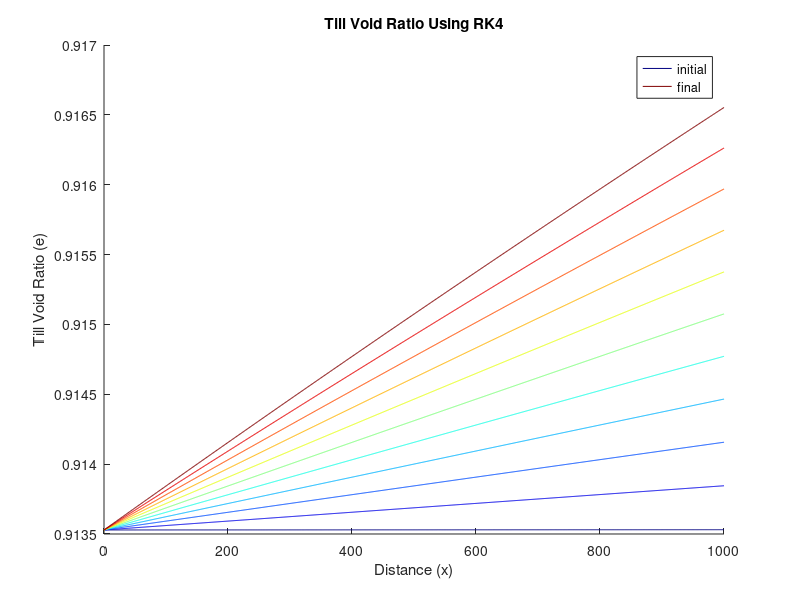
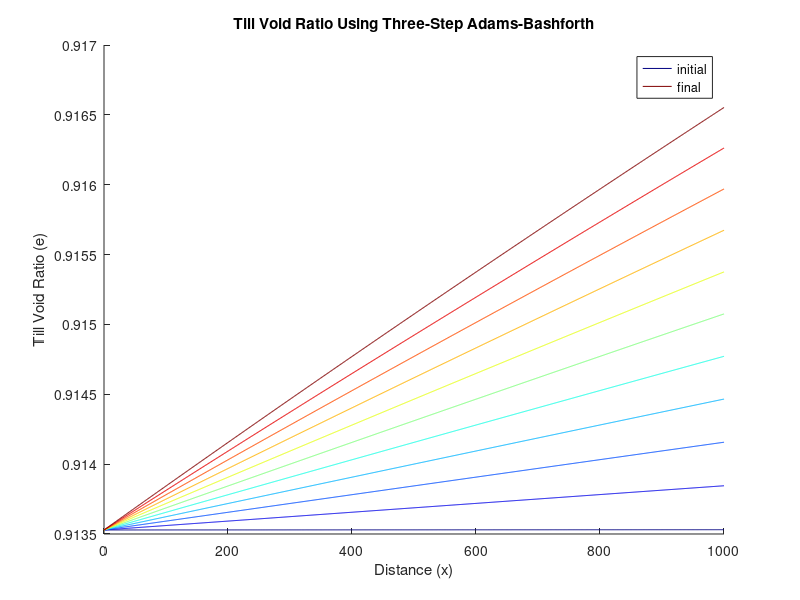

MATLAB code for these plots, in order:
clear all

indices=1; 
print_all=1;
plot_all=1;
istart=0;

addpath ./
addpath('/Users/kross29/Downloads/model_petsc')
set(0,'DefaultFigureWindowStyle','docked')

%% Define variables

denw  = 1000;      % kg/m3, density of water
Lh    = 330000;    % J/kg, latent heat
h0    = 1;         % m, drained hydraulically active sediment thickness
qgeo  = 0.065;     % W/m2, geothermal heat flux
Tmelt = 273;       % K
Tsurf = -20 + Tmelt;
delT  = -20;       % K, difference between surface and melt
mu    = 0.5;       % sliding param
k     = 2;         % W/mK, thermal conductivity
Ce    = 0.0345;    % coeff of compressibility

er = 0.78;         % void reference parameter
Nr = 1000;         % Pa, reference value for effective pressure

dx = 1;
x  = 0:dx:1000;    % inclusive of 1000, like np.arange(0, 1000+dx, dx)
disp(numel(x))

Hi = max(2000 - 0.006*x, 100);   % m, from Haseloff 2025
ui = 1*x;
Ni = 20.85 - 1e-6*x;             % MPa

hsi = h0;
u0  = 1;                         % m/yr, for calculating taub
taub = mu*Ni.*ui ./ sqrt(ui.^2 + u0^2);   % basal shear resistance

Nfrome = @(ei) Nr .* exp((er - ei) ./ Ce);

efromN = @(Ni) er - Ce .* log(Ni ./ Nr);

dedt = @(Hi, ui, ei) (1 ./ (hsi*denw*Lh)) .* ...
    ( (Nfrome(ei) .* mu .* ui ./ sqrt(ui.^2 + u0^2)) .* ui ...
    + qgeo - k*delT ./ Hi );

%% RK4

dt      = 0.01;
tottime = 100;
time    = 0:(tottime/dt - 1);       

ei   = efromN(Ni);                 
x    = 0:numel(ei)-1;              
eold = ei;

earr_rk4        = zeros(numel(time), numel(ei));
earr_rk4(1,:)   = ei;

figure; hold on;
colors = jet(numel(time));

for i = 1:numel(time)-1
    t  = time(i);
    k1 = dedt(Hi, ui, eold);
    k2 = dedt(Hi, ui, eold + dt/2*k1);
    k3 = dedt(Hi, ui, eold + dt/2*k2);
    k4 = dedt(Hi, ui, eold + dt*k3);
    enew = eold + dt/6*(k1 + 2*k2 + 2*k3 + k4);

    eold = enew;
    earr_rk4(i+1,:) = eold;

    cidx = int32(t) + 1;            

    if i == 1
        plot(x, eold, 'Color', colors(cidx,:), 'DisplayName', 'initial');
    elseif i == numel(time)-1
        plot(x, eold, 'Color', colors(cidx,:), 'DisplayName', 'final');
    elseif mod(i-1, 1000) == 0
        plot(x, eold, 'Color', colors(cidx,:), 'HandleVisibility', 'off');
        disp(i-1)
    end
end

legend show;
xlabel('Distance (x)');
ylabel('Till Void Ratio (e)');
title("Till Void Ratio Using RK4")


%% 3 step multistep using RK4

dt      = 0.01;
tottime = 100;
time    = 0:(tottime/dt - 1);       % 0, 1, ..., 9999

ei   = efromN(Ni);                  % must come BEFORE x is defined from numel(ei)
x    = 0:numel(ei)-1;
eold = ei;

earr_ab3      = zeros(numel(time), numel(ei));
earr_ab3(1,:) = ei;

figure; hold on;
colors = jet(numel(time));

for i = 1:numel(time)-1
    t = time(i);

    if i <= 3   % RK4 startup for the first three steps (Python i = 0, 1, 2)
        k1 = dedt(Hi, ui, eold);
        k2 = dedt(Hi, ui, eold + dt/2*k1);
        k3 = dedt(Hi, ui, eold + dt/2*k2);
        k4 = dedt(Hi, ui, eold + dt*k3);
        enew = eold + dt/6*(k1 + 2*k2 + 2*k3 + k4);
    else        % Adams-Bashforth 3rd order
        enew = eold ...
            + 23/12*dt*dedt(Hi, ui, eold) ...
            - 4/3*dt*dedt(Hi, ui, earr_ab3(i-1,:)) ...
            + 5/12*dt*dedt(Hi, ui, earr_ab3(i-2,:));
    end

    eold = enew;
    earr_ab3(i+1,:) = eold;

    cidx = int32(t) + 1;

    if i == 1
        plot(x, eold, 'Color', colors(cidx,:), 'DisplayName', 'initial');
    elseif i == numel(time)-1
        plot(x, eold, 'Color', colors(cidx,:), 'DisplayName', 'final');
    elseif mod(i-1, 1000) == 0
        plot(x, eold, 'Color', colors(cidx,:), 'HandleVisibility', 'off');
        disp(i-1)
    end
end

legend show;
xlabel('Distance (x)');
ylabel('Till Void Ratio (e)');
title("Till Void Ratio Using Three-Step Adams-Bashforth")

%% Define functions
